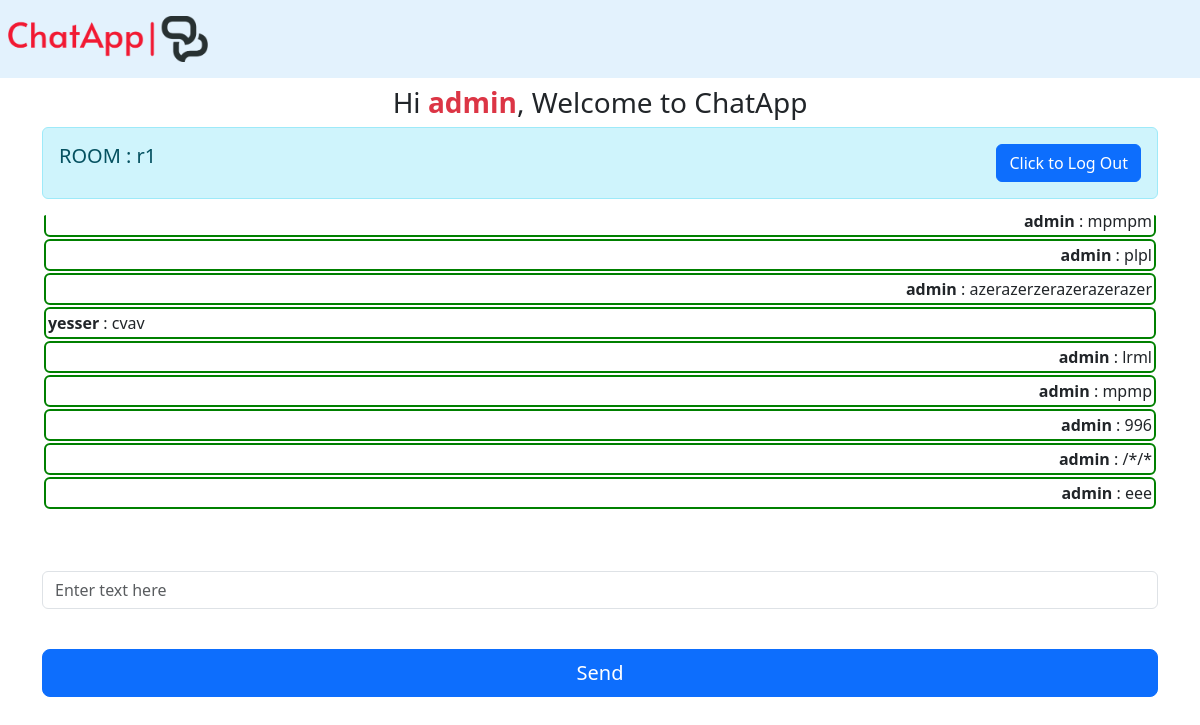
The page /a (signed in) on the database its author committed.
### chatapp/models.py (models this page shows, shortened)
class Room(models.Model):
    name = models.CharField(max_length=20)
    slug = models.SlugField(max_length=100)

class Message(models.Model):
    user = models.ForeignKey(User, on_delete=models.CASCADE)
    content = models.TextField()
    room = models.ForeignKey(Room, on_delete=models.CASCADE)
    created_on = models.DateTimeField(auto_now_add=True)

### chatapp/views.py (the view)
# urls.py: path("<str:slug>", views.room, name="room"),
def room(request,slug):
    room_name=Room.objects.get(slug=slug).name
    messages=Message.objects.filter(room=Room.objects.get(slug=slug))
    return render(request, "room.html",{"room_name":room_name,"slug":slug,'messages':messages})

### templates/room.html (shortened to what this page needs)
{% extends 'base.html' %}
{% block content %}
{% if user.is_authenticated %}
  <div class="container">
    <div class="row d-flex justify-content-center">
        <div class="col-12">
            <div class="alert alert-info d-flex justify-content-between" role="alert">
              <h5>ROOM : {{room_name}}</h5>
              <form method="post" action="{% url 'logout' %}">
                <button type="submit" class="btn btn-primary">Click to Log Out</button>
              </form>
            </div>
            <form>
                <div class="form-group">
                  {% if messages %}
                  <div class="jumbotron" id="chatbox" style="padding: 4px 2px;max-height: 300px;
                  overflow-y: scroll;">
                      {% for message in messages %}
                        <div class="chat-message {% if message.user == request.user %}text-right{% else %}text-left{% endif %}">
                           <b>{{ message.user.username }}</b> : {{ message.content }}<br>
                        </div>
                        {% endfor %}
                  </div>
                  {% else %}
                  <div class="jumbotron" id="chatbox" style="padding: 4px 2px;"></div>
                  <b>No Messages in this Room.</b>
                    {% endif %}
                </div>
                <br/>
                <div class="form-group" style="width: 100%;">
                    <input class="form-control" placeholder="Enter text here" id="my_input" type="text" required></br>
                </div>
                <input class="btn btn-primary btn-lg btn-block" id="submit_button" type="button" value="Send">
            </form>
        </div>
    </div>
</div>
{% else %}
    {% load static %}
{% endif %}
<br/>
{% endblock %}

### templates/base.html (shortened to what this page needs)
<!doctype html>
<html lang="en">
  <head>
    <link rel="stylesheet" href="https://cdn.jsdelivr.net/npm/bootstrap@4.3.1/dist/css/bootstrap.min.css">
    <link href="https://cdn.jsdelivr.net/npm/bootstrap@5.3.3/dist/css/bootstrap.min.css" rel="stylesheet">
  </head>
  <body>
    {% block header %}
    <nav class="navbar navbar-light" style="background-color: #e3f2fd;">
      {% load static %}
      <div class="m-2">
        <img width="200px" src="{% static 'images/chatapp-logo.png' %}" alt="Logo">
      </div>
    </nav>
    <h3 class="d-flex justify-content-center my-2">
      Hi&nbsp;<b class="text-danger"> {{ user.username }} </b> , Welcome to ChatApp
    </h3>
    {% endblock %}
    <main>
      {% block content %}
      {% endblock %}
    </main>
  </body>
</html>

### templates/base.html (style rules this page uses)
.jumbotron { background-color: white; }

### rows shown on the page
Room: name "r1"
Message: user.username "admin", content "mpmpm"
Message: user.username "admin", content "plpl"
Message: user.username "admin", content "azerazerzerazerazerazer"
Message: user.username "yesser", content "cvav"
Message: user.username "admin", content "lrml"
Message: user.username "admin", content "mpmp"
Message: user.username "admin", content "996"
Message: user.username "admin", content "/*/*"
Message: user.username "admin", content "eee"

### other values the page prints
{{ user.username }} "admin"
